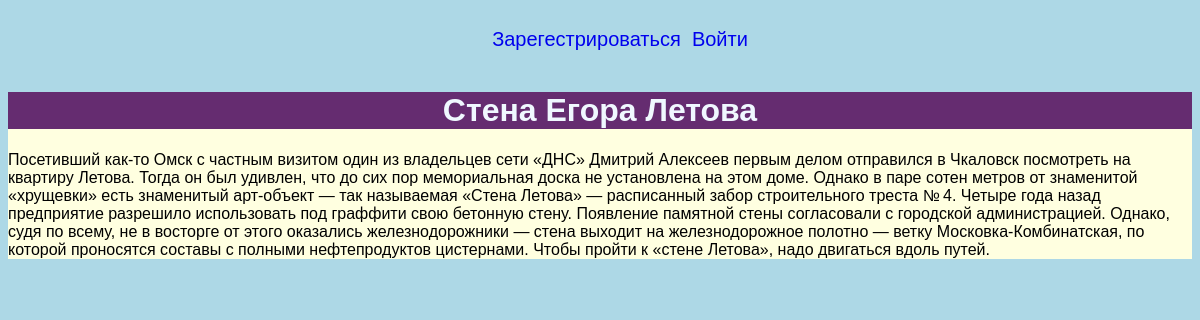
Page /full_info/4/ on the committed database.
### full_info/models.py (models this page shows, shortened)
class Full_info(models.Model):
    title = models.CharField(max_length=100)
    description = models.TextField()

### full_info/views.py (the view)
# urls.py: path('<int:info_id>/', views.detail, name='detail'),
def detail(request, info_id):
    info = get_object_or_404(Full_info, pk=info_id)
    return render(request, 'full_info/detail.html', {'info': info})

### full_info/templates/full_info/detail.html
{%extends 'info/base.html'%}
{%load static%}
{%block content%}
<div class="detail">
<h1>{{info.title}}</h1>
    <div>{{info.description}}</div>
</div>
{%endblock%}

### info/static/css/style.css (style rules this page uses)
body { font-family: Verdana, Geneva, Tahoma, sans-serif; background: lightblue; }
h1 { text-align: center; color: purple; }
.detail { background: lightyellow; }
.detail h1 { background: rgb(101, 44, 112); color: aliceblue; }

### rows in the picture
Full_info: title "Стена Егора Летова", description "Посетивший как-то Омск с частным визитом один из владельцев сети «ДНС» Дмитрий Алексеев первым делом отправился в Чкаловск посмотреть на квартиру Летова. Тогда он был удивлен, что до сих пор мемориальная доска не установлена на этом доме. Однако в паре сотен метров от знаменитой «хрущевки» есть знаменитый арт-объект — так называемая «Стена Летова» — расписанный забор строительного треста № 4. Четыре года назад предприятие разрешило использовать под граффити свою бетонную стену. Появление памятной стены согласовали с городской администрацией. Однако, судя по всему, не в восторге от этого оказались железнодорожники — стена выходит на железнодорожное полотно — ветку Московка-Комбинатская, по…"
